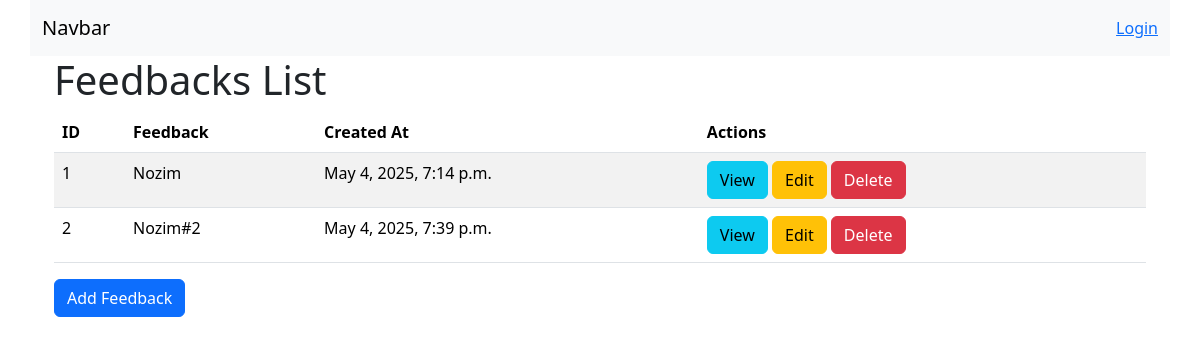
Page /feedbacks/feedbacks/ on the committed database.
### feedbacks/models.py (models this page shows, shortened)
class Feedback(models.Model):
    student_name = models.CharField(max_length=100)
    feedback_text = models.TextField()
    date_submitted = models.DateTimeField(auto_now_add=True)

### feedbacks/views.py (the view)
# urls.py: path('feedbacks/', include('feedbacks.urls')),
def feedbacks(request):
    feedbacks = Feedback.objects.all()
    return render(request, 'feedbacks/feedbacks.html', {'feedbacks': feedbacks})

### feedbacks/context_processors.py (called while the page is built)
def recent_feedbacks(request):
    return {
        'recent_feedbacks': Feedback.objects.order_by('-date_submitted')[:5]
    }

### templates/feedbacks/feedbacks.html (shortened to what this page needs)
{% extends "base.html" %} {% block content %}
<div class="container">
  <h1>Feedbacks List</h1>
  <table class="table table-striped">
    <thead>
      <tr>
        <th scope="col">ID</th>
        <th scope="col">Feedback</th>
        <th scope="col">Created At</th>
        <th scope="col">Actions</th>
      </tr>
    </thead>
    <tbody>
      {% for feedback in feedbacks %}
      <tr>
        <td>{{ feedback.id }}</td>
        <td>{{ feedback.student_name }}</td>
        <td>{{ feedback.date_submitted }}</td>
        <td>
          <a href="" class="btn btn-info">View</a>
          <a href="" class="btn btn-warning">Edit</a>
          <form action="" method="POST" style="display: inline">
            <button type="submit" class="btn btn-danger">Delete</button>
          </form>
        </td>
      </tr>
      {% endfor %}
    </tbody>
  </table>
    <a href="{% url 'add_feedback' %}" class="btn btn-primary">Add Feedback</a>
  {% endblock %}

### rows in the picture
Feedback: id "1", student_name "Nozim", date_submitted "May 4, 2025, 7:14 p.m."
Feedback: id "2", student_name "Nozim#2", date_submitted "May 4, 2025, 7:39 p.m."
